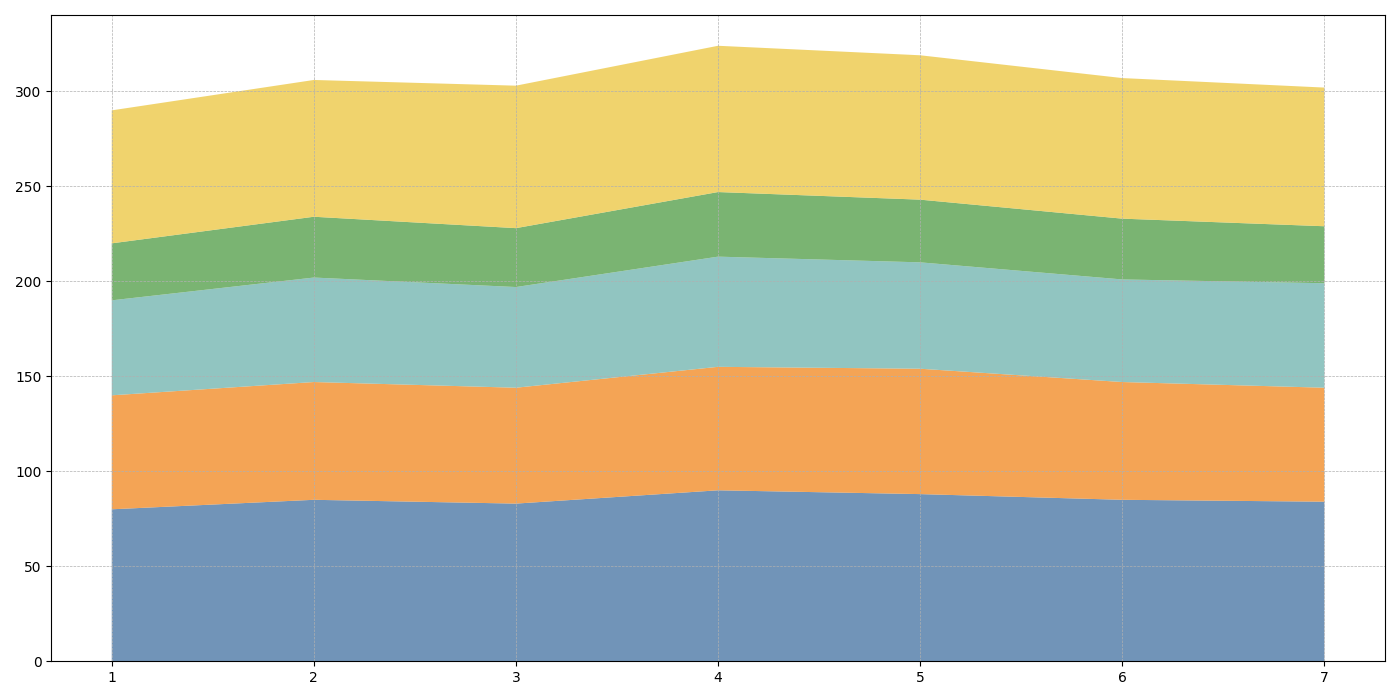

Python code for this plot:
import matplotlib.pyplot as plt
import numpy as np

departments = ['Software Development', 'Marketing', 'Sales', 'Human Resources', 'Customer Support']
days = np.arange(1, 8)

software_dev = np.array([80, 85, 83, 90, 88, 85, 84])
marketing = np.array([60, 62, 61, 65, 66, 62, 60])
sales = np.array([50, 55, 53, 58, 56, 54, 55])
hr = np.array([30, 32, 31, 34, 33, 32, 30])
customer_support = np.array([70, 72, 75, 77, 76, 74, 73])

data = np.vstack([software_dev, marketing, sales, hr, customer_support])

fig, ax = plt.subplots(figsize=(14, 7))

ax.stackplot(days, data, colors=['#4e79a7', '#f28e2b', '#76b7b2', '#59a14f', '#edc948'], alpha=0.8)
ax.set_xticks(days)
ax.grid(True, linestyle='--', linewidth=0.5)

plt.tight_layout()

plt.show()
